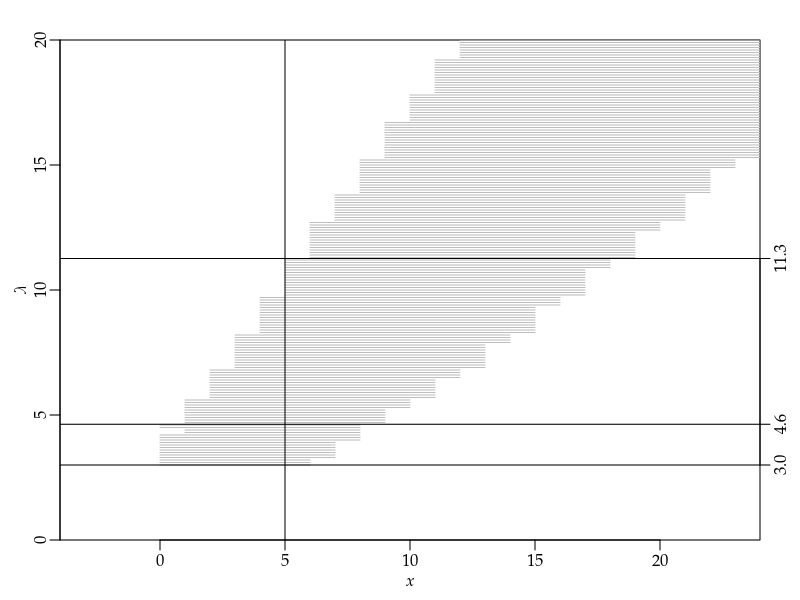

Write the R code that produced this figure.
args = commandArgs()
basename = sub(".R$", "", sub("^--file=(.*/)?", "", args[grep("^--file=", args)]))
if (length(basename) != 0)
    quartz(type="pdf", file=paste0(basename, ".pdf"), width=5, height=5)
par(family="Palatino")
par(mgp=c(1.5,0.5,0)) # title and axis margins. default: c(3,1,0)
par(mar=c(3,3,2,2)) # bottom, left, top, right margins. default: c(5,4,4,2)+0.1
plot(NULL, xlim=c(0,20), ylim=c(0,20),
     xlab=expression(italic(x)), ylab=expression(italic(λ)), xaxs="i", yaxs="i", asp=1)
for (lambda in seq(3,20,0.1)) {
    r = dpois(0:100, lambda) / dpois(0:100, c(3,3,3,3:100))
    o = order(r, decreasing=TRUE)
    t = sort(dpois(0:100, lambda), decreasing=TRUE)
    s = cumsum(dpois(0:100, lambda)[o])
    m = r[o[sum(s < 0.95) + 1]]
    x = range((0:100)[r >= m])
    segments(x[1], lambda, x[2], lambda, col="gray")
}
abline(v=5)
abline(h=3)
abline(h=11.26)
abline(h=4.63)
axis(4, c(3,4.63,11.26), labels=c("3.0","4.6","11.3"))
dev.off()
